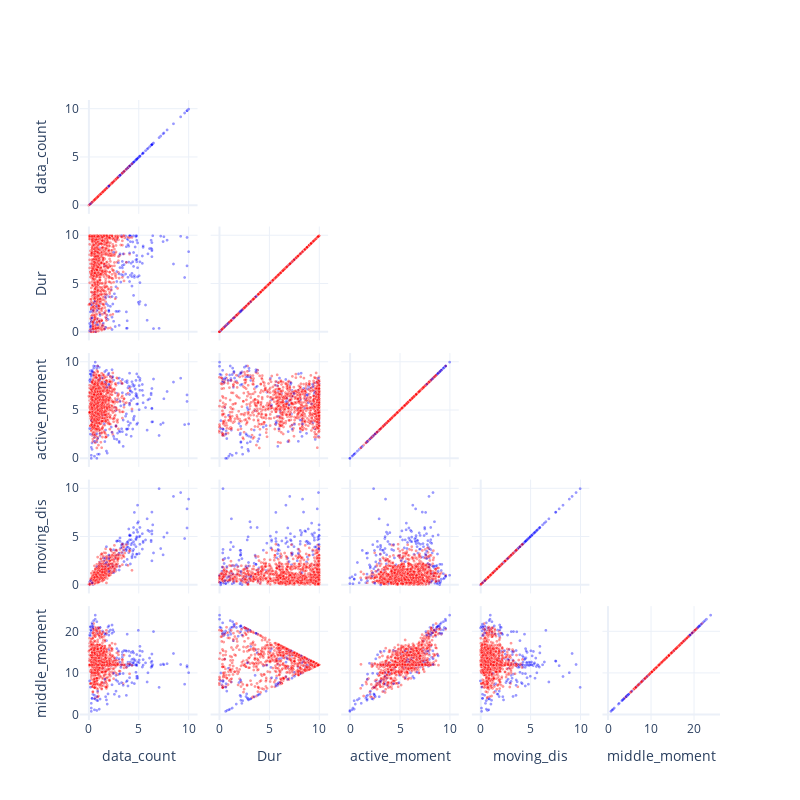

The cell this chart's notebook holds for it:
### Code cell
from sklearn.ensemble import IsolationForest
rng = np.random.RandomState(42)
model_IF = IsolationForest(max_samples=500,random_state=rng,contamination='auto')
model_IF.fit(df_outlier[['data_count','Dur','active_moment','moving_dis','wifi_count','middle_moment']])
df_outlier['label'] = model_IF.predict(df_outlier[['data_count','Dur','active_moment','moving_dis','wifi_count','middle_moment']])
print(df_outlier.label.value_counts())

myplot.Scatter_Matrix(df_outlier,
                      dimentions = ['data_count',
                                    'Dur',
                                    'active_moment',
                                    'moving_dis',
                                    'middle_moment',
                                    ],
                        color = 'label')

### Figure 1 — Plotly figure (JSON) as saved in the notebook; plotly's stock layout.template omitted (floating-point values rounded to 4 significant figures; data arrays with more than 128 entries replaced by an {"elided": "..."} marker saying what was removed)
{"data": [{"dimensions": [{"label": "data_count", "values": {"elided": "1275 float values"}}, {"label": "Dur", "values": {"elided": "1275 float values"}}, {"label": "active_moment", "values": {"elided": "1275 float values"}}, {"label": "moving_dis", "values": {"elided": "1275 float values"}}, {"label": "middle_moment", "values": {"elided": "1275 float values"}}], "marker": {"color": {"elided": "1275 int values"}, "colorscale": [[0, "rgb(0,0,255)"], [1, "rgb(255,0,0)"]], "line": {"color": "white", "width": 0.5}, "opacity": 0.4, "showscale": false, "size": 3}, "showupperhalf": false, "type": "splom"}], "layout": {"dragmode": "select", "height": 800, "hovermode": "closest", "width": 800}}
